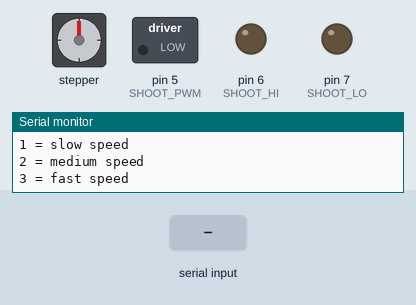
A sketch run on a simulated Arduino Uno, built with avr-gcc and run on an emulated ATmega328P. Shown: stepper motor, switched loads named in the sketch (green lamp = pin HIGH), output pins drawn as LEDs (lit = HIGH), the last lines printed to the serial monitor. Wiring (inferred from the names in the program): stepper motor driver (200 steps per turn assumed): step pin 8; direction pin 13; enable pin 4. The inputs (shaded band) are chosen by the test bench. Pins used as bus, display or sensor lines are not drawn.

Above: at 1.6 s.
1.7 s: "f" received over Serial
At 2.9 s:
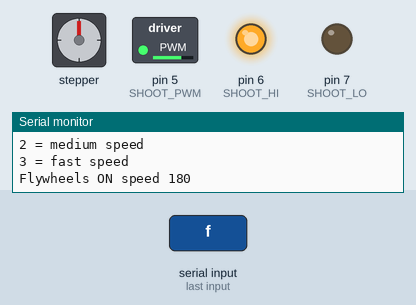
3.2 s: "x" received over Serial
At 4.1 s:
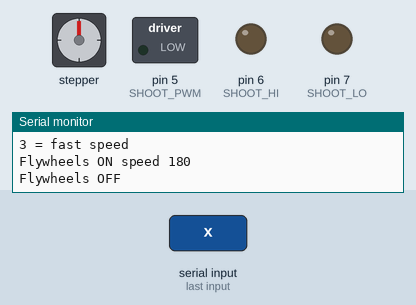
4.7 s: "s" received over Serial
At 5.6 s:
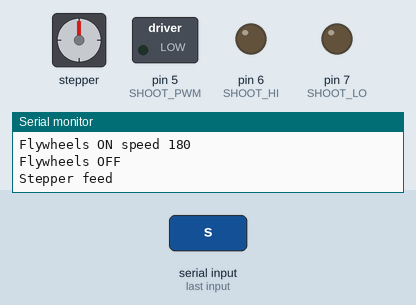
6.6 s: "t" received over Serial
At 7.8 s:
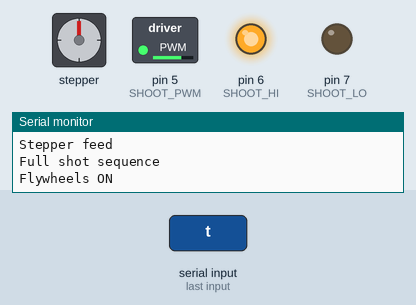
Timing chart, 0 to 9.7 s (numbered marks = the images above; inputs shaded):
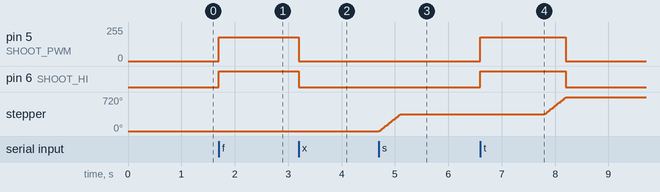

The sketch:

Shooter_Test.ino
```cpp
// ============================================================
// Shooter_Test.ino
// Tests only the shooting mechanism on the controller Arduino
// ============================================================

// -------- Flywheel motor driver pins --------
#define SHOOT_PWM   5    // PWM speed control shared by both flywheel motors
#define SHOOT_HI    6    // shared direction input
#define SHOOT_LO    7    // shared direction input

// -------- Stepper driver pins (DRV8825) -----
#define DRV_EN      4    // enable pin (LOW = enabled)
#define DRV_STEP    8    // step pulse
#define DRV_DIR     13   // stepper direction

// -------- Shooting tuning -------------------
int flySpeed = 180;        // flywheel speed (0-255)

#define FLY_SPINUP_MS   1200
#define FEED_DIR        HIGH
#define FEED_STEPS      200
#define STEP_PULSE_US   1000


// ------------------------------------------------------------
// Turn flywheels ON at the current speed
// ------------------------------------------------------------
void flywheelsOn() {
  digitalWrite(SHOOT_HI, HIGH);
  digitalWrite(SHOOT_LO, LOW);
  analogWrite(SHOOT_PWM, flySpeed);
}


// ------------------------------------------------------------
// Turn flywheels OFF
// ------------------------------------------------------------
void flywheelsOff() {
  analogWrite(SHOOT_PWM, 0);
  digitalWrite(SHOOT_HI, LOW);
  digitalWrite(SHOOT_LO, LOW);
}


// ------------------------------------------------------------
// Enable / disable stepper driver
// ------------------------------------------------------------
void stepperEnable(bool en) {
  digitalWrite(DRV_EN, en ? LOW : HIGH);
}


// ------------------------------------------------------------
// Feed the stepper a set number of steps
// ------------------------------------------------------------
void feedSteps(int steps) {

  digitalWrite(DRV_DIR, FEED_DIR);
  stepperEnable(true);

  for (int i = 0; i < steps; i++) {
    digitalWrite(DRV_STEP, HIGH);
    delayMicroseconds(STEP_PULSE_US);
    digitalWrite(DRV_STEP, LOW);
    delayMicroseconds(STEP_PULSE_US);
  }

  //stepperEnable(false);
}


// ------------------------------------------------------------
// Full shooting sequence
// ------------------------------------------------------------
void shootOnce() {

  Serial.println("Flywheels ON");
  flywheelsOn();

  delay(FLY_SPINUP_MS);

  Serial.println("Feeding stepper");
  feedSteps(FEED_STEPS);

  Serial.println("Flywheels OFF");
  flywheelsOff();
}


// ------------------------------------------------------------
// Setup
// ------------------------------------------------------------
void setup() {

  Serial.begin(9600);
  delay(300);

  // Flywheel motor driver pins
  pinMode(SHOOT_PWM, OUTPUT);
  pinMode(SHOOT_HI, OUTPUT);
  pinMode(SHOOT_LO, OUTPUT);

  // Stepper driver pins
  pinMode(DRV_EN, OUTPUT);
  pinMode(DRV_STEP, OUTPUT);
  pinMode(DRV_DIR, OUTPUT);

  // Safe startup state
  analogWrite(SHOOT_PWM, 0);
  digitalWrite(SHOOT_HI, LOW);
  digitalWrite(SHOOT_LO, LOW);

  digitalWrite(DRV_STEP, LOW);
  digitalWrite(DRV_DIR, LOW);
  digitalWrite(DRV_EN, HIGH);   // stepper disabled

  Serial.println("Shooter test ready (9600 baud)");
  Serial.println("Commands:");
  Serial.println("f = flywheels on");
  Serial.println("x = flywheels off");
  Serial.println("s = stepper feed");
  Serial.println("t = full shot");
  Serial.println("1 = slow speed");
  Serial.println("2 = medium speed");
  Serial.println("3 = fast speed");
}


// ------------------------------------------------------------
// Main loop
// ------------------------------------------------------------
void loop() {

  if (Serial.available() > 0) {

    char cmd = Serial.read();

    if (cmd == 'f') {
      Serial.print("Flywheels ON speed ");
      Serial.println(flySpeed);
      flywheelsOn();
    }

    else if (cmd == 'x') {
      Serial.println("Flywheels OFF");
      flywheelsOff();
    }

    else if (cmd == 's') {
      Serial.println("Stepper feed");
      feedSteps(FEED_STEPS);
    }

    else if (cmd == 't') {
      Serial.println("Full shot sequence");
      shootOnce();
    }

    else if (cmd == '1') {
      flySpeed = 120;
      Serial.println("Speed set to 120");
    }

    else if (cmd == '2') {
      flySpeed = 180;
      Serial.println("Speed set to 180");
    }

    else if (cmd == '3') {
      flySpeed = 220;
      Serial.println("Speed set to 220");
    }

  }
}
```

Measured:
- after the input at 1.7 s, pin 5 (SHOOT_PWM): 0/255 → 180/255 at once; pin 6 (SHOOT_HI): LOW → HIGH at once
- after the input at 3.2 s, pin 5 (SHOOT_PWM): 180/255 → 0/255 at once; pin 6 (SHOOT_HI): HIGH → LOW at once
- after the input at 4.7 s, stepper: turns 360° clockwise in 0.40 s, starting at once
- after the input at 6.6 s, pin 5 (SHOOT_PWM): 0/255 → 180/255 at once, → 0/255 1.6 s later; pin 6 (SHOOT_HI): LOW → HIGH at once, → LOW 1.6 s later; stepper: turns 360° clockwise in 0.40 s, starting after 1.2 s
